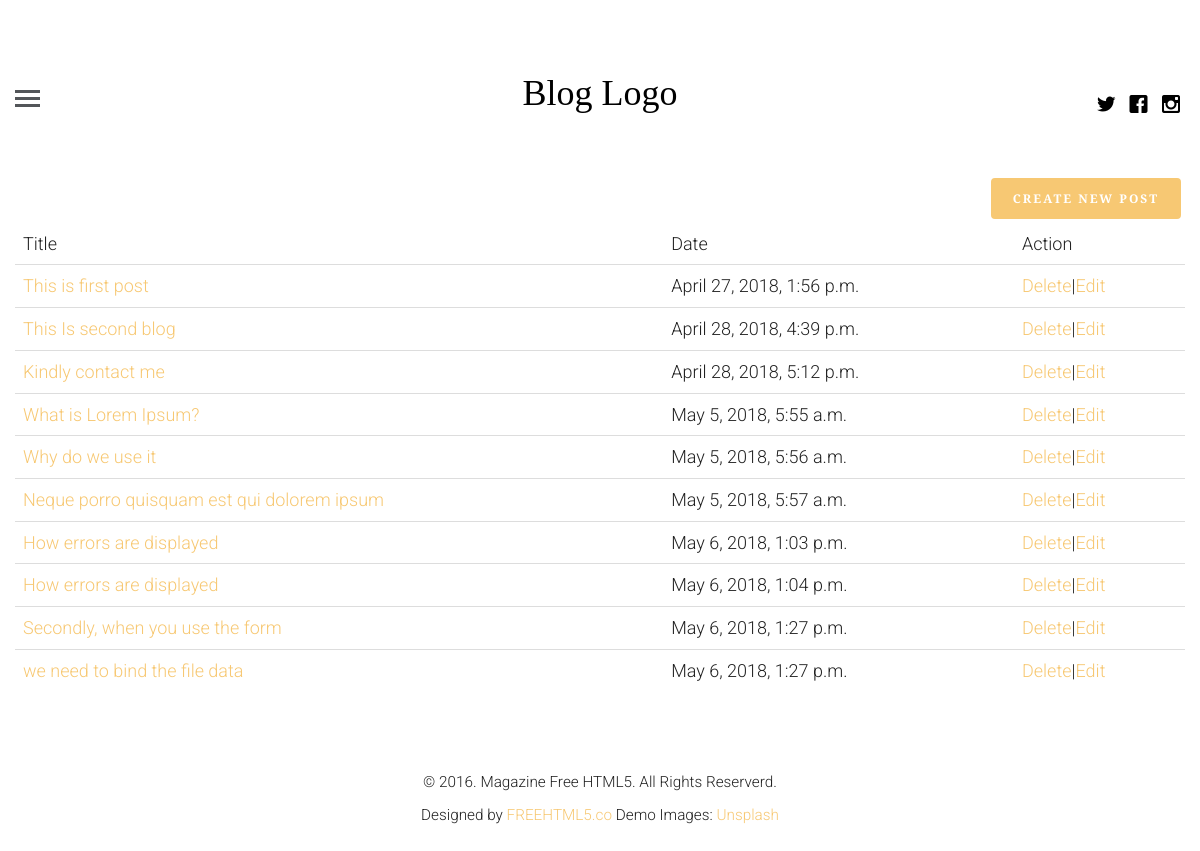
The page /user (signed in) on the database as committed earlier.
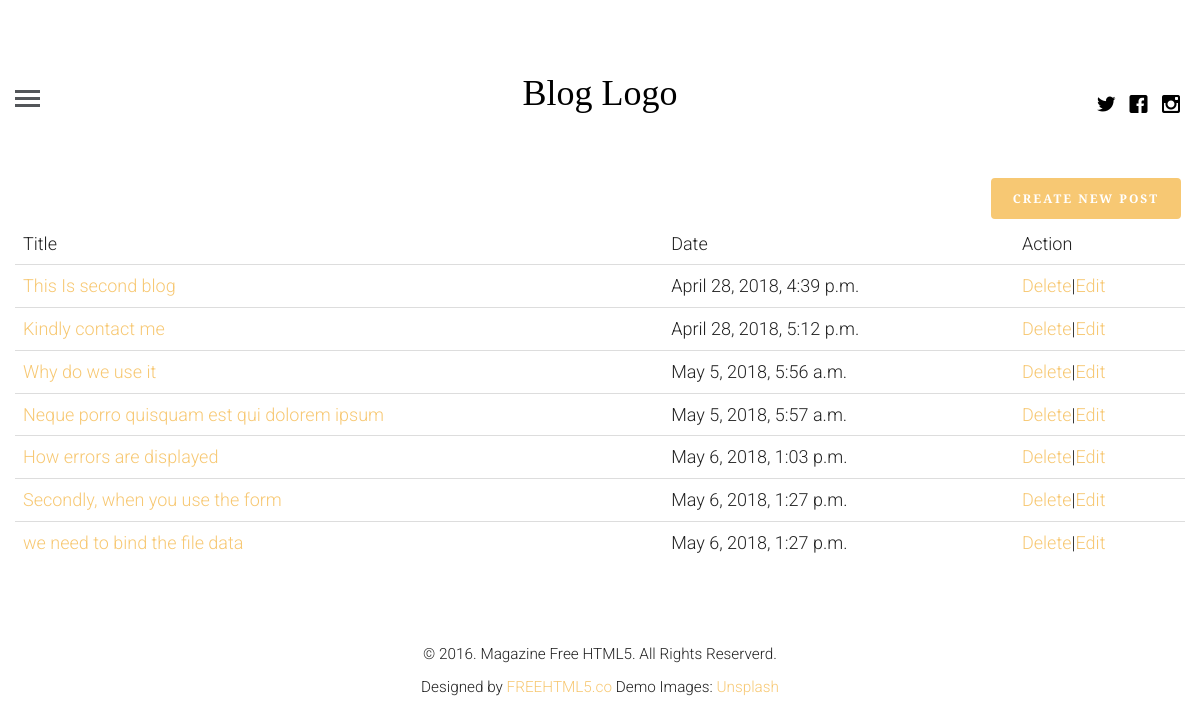
The same page on the database as committed later.
### blogapp/models.py (models this page shows, shortened)
class Article(models.Model):
    article_author = models.ForeignKey(Author, on_delete=models.CASCADE)
    title = models.CharField(max_length=200)
    body = models.TextField()
    image = models.FileField()
    category = models.ForeignKey(Category, on_delete=models.CASCADE)
    posted_on = models.DateTimeField(auto_now=False, auto_now_add=True)
    update_on = models.DateTimeField(auto_now=True, auto_now_add=False)
    class Meta:
        verbose_name = "Blog Article"
        verbose_name_plural = "Articles"
    def single_post_url(self):
        return reverse("blog:single_post", kwargs={"id": self.id } )

### blogapp/views.py (the view, shortened to what this page needs)
# urls.py: path('user', views.user_profile, name='user_profile' ),
def user_profile(request):
    if request.user.is_authenticated:
        user = get_object_or_404(User, id=request.user.id)
        author_profile = Author.objects.filter(name=user.id)
        if author_profile:
            author_user = get_object_or_404(Author, name=request.user.id)
            post = Article.objects.filter(article_author=author_user.id)
            return render(request, 'user.html', {'post': post, 'user': author_user})
    else:
        return redirect('blog:login')

### blogapp/templates/user.html (shortened to what this page needs)
{% extends 'base.html' %}
{% load static %}
	{% block content %}
        <section>
            <div class="container">
                <div class="row">
                    <a href="{% url 'blog:create_post' %}" class="btn btn-primary pull pull-right"> Create New Post </a>
                    <table class="table">
                        <thead>
                            <tr>
                                <td>Title</td>
                                <td>Date</td>
                                <td>Action</td>
                            </tr>
                        </thead>
                        <tbody>
                            {% for p in post %}
                                <tr>
                                    <td><a href="{{ p.single_post_url }}">{{ p.title }}</a></td>
                                    <td>{{ p.update_on }}</td>
                                    <td><a href="{% url 'blog:delete_post' post_id=p.id %}">Delete</a>|<a href="{% url 'blog:update_post' post_id=p.id %}">Edit</a></td>
                                </tr>
                            {% endfor %}
                        </tbody>
                    </table>
                </div>
            </div>
        </section>
	{% endblock %}

Rows that differ between the two databases and show on the page:
removed Article: title "This is first post", update_on "April 27, 2018, 1:56 p.m."
removed Article: title "What is Lorem Ipsum?", update_on "May 5, 2018, 5:55 a.m."
removed Article: title "How errors are displayed", update_on "May 6, 2018, 1:04 p.m."
